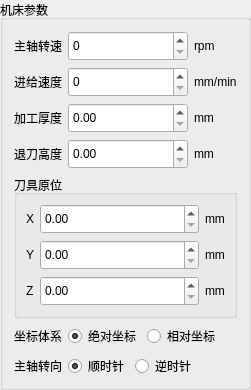
        <widget class="QGroupBox" name="groupBox">
         <property name="sizePolicy">
          <sizepolicy hsizetype="Preferred" vsizetype="Preferred">
           <horstretch>0</horstretch>
           <verstretch>0</verstretch>
          </sizepolicy>
         </property>
         <property name="title">
          <string>机床参数</string>
         </property>
         <layout class="QGridLayout" name="gridLayout_4">
          <property name="bottomMargin">
           <number>9</number>
          </property>
          <item row="3" column="2">
           <widget class="QLabel" name="label_23">
            <property name="sizePolicy">
             <sizepolicy hsizetype="Fixed" vsizetype="Preferred">
              <horstretch>0</horstretch>
              <verstretch>0</verstretch>
             </sizepolicy>
            </property>
            <property name="text">
             <string>mm/min</string>
            </property>
           </widget>
          </item>
          <item row="3" column="0">
           <widget class="QLabel" name="label_24">
            <property name="sizePolicy">
             <sizepolicy hsizetype="Fixed" vsizetype="Preferred">
              <horstretch>0</horstretch>
              <verstretch>0</verstretch>
             </sizepolicy>
            </property>
            <property name="text">
             <string>进给速度</string>
            </property>
           </widget>
          </item>
          <item row="2" column="2">
           <widget class="QLabel" name="label_21">
            <property name="sizePolicy">
             <sizepolicy hsizetype="Fixed" vsizetype="Preferred">
              <horstretch>0</horstretch>
              <verstretch>0</verstretch>
             </sizepolicy>
            </property>
            <property name="text">
             <string>rpm</string>
            </property>
           </widget>
          </item>
          <item row="6" column="1">
           <widget class="QDoubleSpinBox" name="tuidaogaodu">
            <property name="sizePolicy">
             <sizepolicy hsizetype="Preferred" vsizetype="Fixed">
              <horstretch>0</horstretch>
              <verstretch>0</verstretch>
             </sizepolicy>
            </property>
            <property name="minimumSize">
             <size>
              <width>120</width>
              <height>30</height>
             </size>
            </property>
           </widget>
          </item>
          <item row="6" column="0">
           <widget class="QLabel" name="label_48">
            <property name="sizePolicy">
             <sizepolicy hsizetype="Fixed" vsizetype="Preferred">
              <horstretch>0</horstretch>
              <verstretch>0</verstretch>
             </sizepolicy>
            </property>
            <property name="text">
             <string>退刀高度</string>
            </property>
            <property name="alignment">
             <set>Qt::AlignRight|Qt::AlignTrailing|Qt::AlignVCenter</set>
            </property>
           </widget>
          </item>
          <item row="3" column="1">
           <widget class="QSpinBox" name="jinjisudu">
            <property name="minimumSize">
             <size>
              <width>0</width>
              <height>30</height>
             </size>
            </property>
           </widget>
          </item>
          <item row="7" column="0" colspan="3">
           <widget class="QGroupBox" name="groupBox_6">
            <property name="sizePolicy">
             <sizepolicy hsizetype="Preferred" vsizetype="Fixed">
              <horstretch>0</horstretch>
              <verstretch>0</verstretch>
             </sizepolicy>
            </property>
            <property name="title">
             <string>刀具原位</string>
            </property>
            <layout class="QGridLayout" name="gridLayout_7">
             <item row="1" column="0">
              <widget class="QLabel" name="label_42">
               <property name="sizePolicy">
                <sizepolicy hsizetype="Fixed" vsizetype="Preferred">
                 <horstretch>0</horstretch>
                 <verstretch>0</verstretch>
                </sizepolicy>
               </property>
               <property name="text">
                <string>Y</string>
               </property>
              </widget>
             </item>
             <item row="1" column="1">
              <widget class="QDoubleSpinBox" name="daojuY">
               <property name="minimumSize">
                <size>
                 <width>0</width>
                 <height>30</height>
                </size>
               </property>
              </widget>
             </item>
             <item row="0" column="1">
              <widget class="QDoubleSpinBox" name="daojuX">
               <property name="minimumSize">
                <size>
                 <width>0</width>
                 <height>30</height>
                </size>
               </property>
              </widget>
             </item>
             <item row="3" column="0">
              <widget class="QLabel" name="label_43">
               <property name="sizePolicy">
                <sizepolicy hsizetype="Fixed" vsizetype="Preferred">
                 <horstretch>0</horstretch>
                 <verstretch>0</verstretch>
                </sizepolicy>
               </property>
               <property name="text">
                <string>Z</string>
               </property>
              </widget>
             </item>
             <item row="3" column="1">
              <widget class="QDoubleSpinBox" name="daojuZ">
               <property name="minimumSize">
                <size>
                 <width>0</width>
                 <height>30</height>
                </size>
               </property>
              </widget>
             </item>
             <item row="0" column="0">
              <widget class="QLabel" name="label_41">
               <property name="sizePolicy">
                <sizepolicy hsizetype="Fixed" vsizetype="Preferred">
                 <horstretch>0</horstretch>
                 <verstretch>0</verstretch>
                </sizepolicy>
               </property>
               <property name="text">
                <string>X</string>
               </property>
              </widget>
             </item>
             <item row="0" column="2">
              <widget class="QLabel" name="label_44">
               <property name="sizePolicy">
                <sizepolicy hsizetype="Fixed" vsizetype="Preferred">
                 <horstretch>0</horstretch>
                 <verstretch>0</verstretch>
                </sizepolicy>
               </property>
               <property name="text">
                <string>mm</string>
               </property>
              </widget>
             </item>
             <item row="1" column="2">
              <widget class="QLabel" name="label_45">
               <property name="sizePolicy">
                <sizepolicy hsizetype="Fixed" vsizetype="Preferred">
                 <horstretch>0</horstretch>
                 <verstretch>0</verstretch>
                </sizepolicy>
               </property>
               <property name="text">
                <string>mm</string>
               </property>
              </widget>
             </item>
             <item row="3" column="2">
              <widget class="QLabel" name="label_46">
               <property name="sizePolicy">
                <sizepolicy hsizetype="Fixed" vsizetype="Preferred">
                 <horstretch>0</horstretch>
                 <verstretch>0</verstretch>
                </sizepolicy>
               </property>
               <property name="text">
                <string>mm</string>
               </property>
              </widget>
             </item>
            </layout>
           </widget>
          </item>
          <item row="8" column="0" colspan="3">
           <widget class="QWidget" name="widget_4" native="true">
            <property name="sizePolicy">
             <sizepolicy hsizetype="Fixed" vsizetype="Fixed">
              <horstretch>0</horstretch>
              <verstretch>0</verstretch>
             </sizepolicy>
            </property>
            <layout class="QHBoxLayout" name="horizontalLayout">
             <property name="leftMargin">
              <number>0</number>
             </property>
             <property name="topMargin">
              <number>0</number>
             </property>
             <property name="rightMargin">
              <number>0</number>
             </property>
             <property name="bottomMargin">
              <number>0</number>
             </property>
             <item>
              <widget class="QLabel" name="label_25">
               <property name="sizePolicy">
                <sizepolicy hsizetype="Fixed" vsizetype="Preferred">
                 <horstretch>0</horstretch>
                 <verstretch>0</verstretch>
                </sizepolicy>
               </property>
               <property name="text">
                <string>坐标体系</string>
               </property>
              </widget>
             </item>
             <item>
              <widget class="QRadioButton" name="jueduizuobiao">
               <property name="sizePolicy">
                <sizepolicy hsizetype="Fixed" vsizetype="Fixed">
                 <horstretch>0</horstretch>
                 <verstretch>0</verstretch>
                </sizepolicy>
               </property>
               <property name="text">
                <string>绝对坐标</string>
               </property>
               <property name="checked">
                <bool>true</bool>
               </property>
              </widget>
             </item>
             <item>
              <widget class="QRadioButton" name="xiangduizuobiao">
               <property name="sizePolicy">
                <sizepolicy hsizetype="Fixed" vsizetype="Fixed">
                 <horstretch>0</horstretch>
                 <verstretch>0</verstretch>
                </sizepolicy>
               </property>
               <property name="text">
                <string>相对坐标</string>
               </property>
              </widget>
             </item>
            </layout>
           </widget>
          </item>
          <item row="2" column="1">
           <widget class="QSpinBox" name="zhuzhouzhuansu">
            <property name="minimumSize">
             <size>
              <width>0</width>
              <height>30</height>
             </size>
            </property>
           </widget>
          </item>
          <item row="4" column="2">
           <widget class="QLabel" name="label_11">
            <property name="sizePolicy">
             <sizepolicy hsizetype="Fixed" vsizetype="Preferred">
              <horstretch>0</horstretch>
              <verstretch>0</verstretch>
             </sizepolicy>
            </property>
            <property name="text">
             <string>mm</string>
            </property>
           </widget>
          </item>
          <item row="9" column="0" colspan="3">
           <widget class="QWidget" name="widget_9" native="true">
            <property name="sizePolicy">
             <sizepolicy hsizetype="Fixed" vsizetype="Fixed">
              <horstretch>0</horstretch>
              <verstretch>0</verstretch>
             </sizepolicy>
            </property>
            <layout class="QHBoxLayout" name="horizontalLayout_9">
             <property name="leftMargin">
              <number>0</number>
             </property>
             <property name="topMargin">
              <number>0</number>
             </property>
             <property name="rightMargin">
              <number>0</number>
             </property>
             <property name="bottomMargin">
              <number>0</number>
             </property>
             <item>
              <widget class="QLabel" name="label_36">
               <property name="sizePolicy">
                <sizepolicy hsizetype="Fixed" vsizetype="Preferred">
                 <horstretch>0</horstretch>
                 <verstretch>0</verstretch>
                </sizepolicy>
               </property>
               <property name="text">
                <string>主轴转向</string>
               </property>
              </widget>
             </item>
             <item>
              <widget class="QRadioButton" name="zhuzhoushun">
               <property name="sizePolicy">
                <sizepolicy hsizetype="Fixed" vsizetype="Fixed">
                 <horstretch>0</horstretch>
                 <verstretch>0</verstretch>
                </sizepolicy>
               </property>
               <property name="text">
                <string>顺时针</string>
               </property>
               <property name="checked">
                <bool>true</bool>
               </property>
              </widget>
             </item>
             <item>
              <widget class="QRadioButton" name="zhuzhouni">
               <property name="sizePolicy">
                <sizepolicy hsizetype="Fixed" vsizetype="Fixed">
                 <horstretch>0</horstretch>
                 <verstretch>0</verstretch>
                </sizepolicy>
               </property>
               <property name="text">
                <string>逆时针</string>
               </property>
              </widget>
             </item>
            </layout>
           </widget>
          </item>
          <item row="4" column="1">
           <widget class="QDoubleSpinBox" name="houdu">
            <property name="sizePolicy">
             <sizepolicy hsizetype="Preferred" vsizetype="Fixed">
              <horstretch>0</horstretch>
              <verstretch>0</verstretch>
             </sizepolicy>
            </property>
            <property name="minimumSize">
             <size>
              <width>0</width>
              <height>30</height>
             </size>
            </property>
           </widget>
          </item>
          <item row="6" column="2">
           <widget class="QLabel" name="label_47">
            <property name="sizePolicy">
             <sizepolicy hsizetype="Fixed" vsizetype="Preferred">
              <horstretch>0</horstretch>
              <verstretch>0</verstretch>
             </sizepolicy>
            </property>
            <property name="text">
             <string>mm</string>
            </property>
           </widget>
          </item>
          <item row="2" column="0">
           <widget class="QLabel" name="label_22">
            <property name="sizePolicy">
             <sizepolicy hsizetype="Fixed" vsizetype="Preferred">
              <horstretch>0</horstretch>
              <verstretch>0</verstretch>
             </sizepolicy>
            </property>
            <property name="text">
             <string>主轴转速</string>
            </property>
           </widget>
          </item>
          <item row="4" column="0">
           <widget class="QLabel" name="label_12">
            <property name="sizePolicy">
             <sizepolicy hsizetype="Fixed" vsizetype="Preferred">
              <horstretch>0</horstretch>
              <verstretch>0</verstretch>
             </sizepolicy>
            </property>
            <property name="text">
             <string>加工厚度</string>
            </property>
            <property name="alignment">
             <set>Qt::AlignRight|Qt::AlignTrailing|Qt::AlignVCenter</set>
            </property>
           </widget>
          </item>
         </layout>
        </widget>
